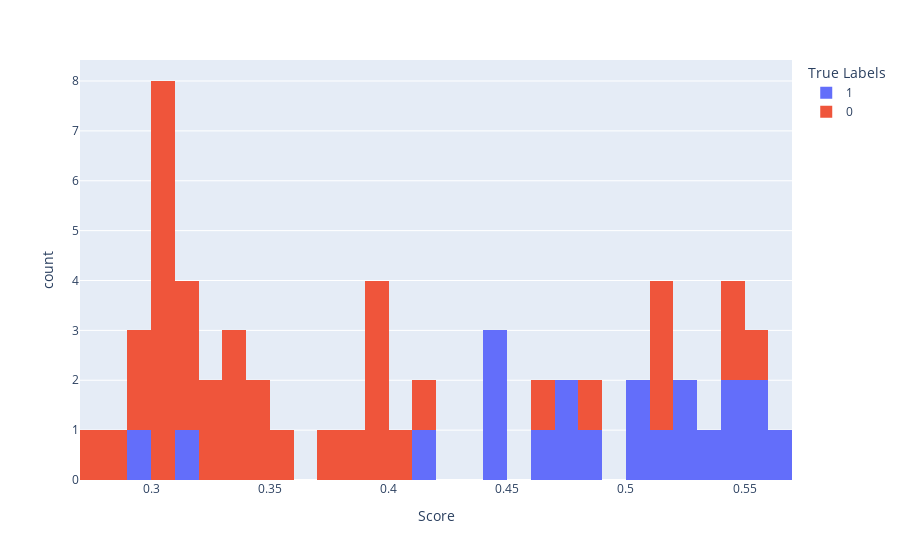
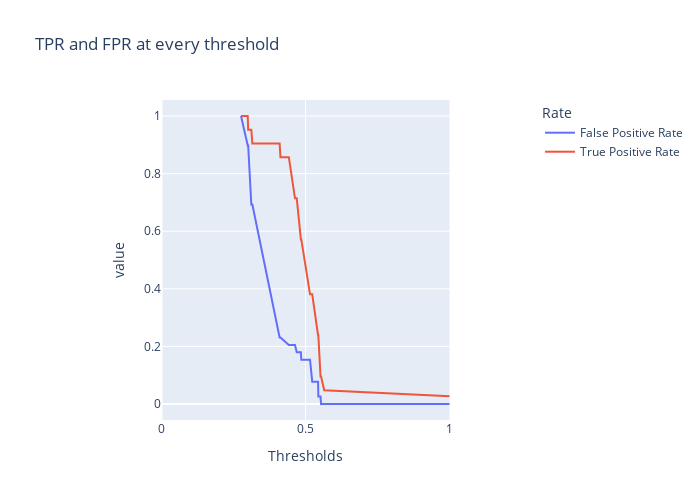

These figures' notebook cell, in order:
### Code cell
from sklearn import metrics
y_pred_proba = model.predict_proba(X_test)[:, 1]
fpr, tpr, thresholds = metrics.roc_curve(y_test, y_pred_proba)

# The histogram of scores compared to true labels
fig_hist = px.histogram(
    x=y_pred_proba, color=y_test.interaction.to_list(), nbins=50,
    labels=dict(color='True Labels', x='Score')
)

fig_hist.show()


# Evaluating model performance at various thresholds
df = pd.DataFrame({
    'False Positive Rate': fpr,
    'True Positive Rate': tpr
}, index=thresholds)
df.index.name = "Thresholds"
df.columns.name = "Rate"

fig_thresh = px.line(
    df, title='TPR and FPR at every threshold',
    width=700, height=500
)

fig_thresh.update_yaxes(scaleanchor="x", scaleratio=1)
fig_thresh.update_xaxes(range=[0, 1], constrain='domain')
fig_thresh.show()

### Figure 1 — Plotly figure (JSON) as saved in the notebook; plotly's stock layout.template omitted (floating-point values rounded to 4 significant figures)
{"data": [{"alignmentgroup": "True", "bingroup": "x", "hovertemplate": "True Labels=1<br>Score=%{x}<br>count=%{y}<extra></extra>", "legendgroup": "1", "marker": {"color": "#636efa", "pattern": {"shape": ""}}, "name": "1", "nbinsx": 50, "offsetgroup": "1", "orientation": "v", "showlegend": true, "type": "histogram", "x": [0.4421, 0.5649, 0.5512, 0.4854, 0.4696, 0.5446, 0.526, 0.4431, 0.5045, 0.4101, 0.5386, 0.4795, 0.4712, 0.5234, 0.554, 0.3119, 0.5129, 0.5452, 0.2993, 0.5054, 0.4496], "xaxis": "x", "yaxis": "y"}, {"alignmentgroup": "True", "bingroup": "x", "hovertemplate": "True Labels=0<br>Score=%{x}<br>count=%{y}<extra></extra>", "legendgroup": "0", "marker": {"color": "#EF553B", "pattern": {"shape": ""}}, "name": "0", "nbinsx": 50, "offsetgroup": "0", "orientation": "v", "showlegend": true, "type": "histogram", "x": [0.2839, 0.3304, 0.3097, 0.5522, 0.2989, 0.3332, 0.2916, 0.3216, 0.3094, 0.5182, 0.5157, 0.3083, 0.4094, 0.3033, 0.3738, 0.4635, 0.3848, 0.347, 0.3086, 0.305, 0.5438, 0.2761, 0.3999, 0.3945, 0.3917, 0.3154, 0.3092, 0.3164, 0.3361, 0.3592, 0.3163, 0.3402, 0.301, 0.484, 0.4131, 0.3971, 0.3225, 0.5437, 0.5194], "xaxis": "x", "yaxis": "y"}], "layout": {"barmode": "relative", "legend": {"title": {"text": "True Labels"}, "tracegroupgap": 0}, "margin": {"t": 60}, "xaxis": {"anchor": "y", "domain": [0, 1], "title": {"text": "Score"}}, "yaxis": {"anchor": "x", "domain": [0, 1], "title": {"text": "count"}}}}

### Figure 2 — Plotly figure (JSON) as saved in the notebook; plotly's stock layout.template omitted (floating-point values rounded to 4 significant figures)
{"data": [{"hovertemplate": "Rate=False Positive Rate<br>Thresholds=%{x}<br>value=%{y}<extra></extra>", "legendgroup": "False Positive Rate", "line": {"color": "#636efa", "dash": "solid"}, "marker": {"symbol": "circle"}, "mode": "lines", "name": "False Positive Rate", "orientation": "v", "showlegend": true, "type": "scatter", "x": [1.565, 0.5649, 0.554, 0.5522, 0.5446, 0.5437, 0.5234, 0.5157, 0.4854, 0.484, 0.4696, 0.4635, 0.4421, 0.4131, 0.4101, 0.3154, 0.3119, 0.301, 0.2993, 0.2761], "xaxis": "x", "y": [0, 0, 0, 0.02564, 0.02564, 0.07692, 0.07692, 0.1538, 0.1538, 0.1795, 0.1795, 0.2051, 0.2051, 0.2308, 0.2308, 0.6923, 0.6923, 0.8974, 0.8974, 1], "yaxis": "y"}, {"hovertemplate": "Rate=True Positive Rate<br>Thresholds=%{x}<br>value=%{y}<extra></extra>", "legendgroup": "True Positive Rate", "line": {"color": "#EF553B", "dash": "solid"}, "marker": {"symbol": "circle"}, "mode": "lines", "name": "True Positive Rate", "orientation": "v", "showlegend": true, "type": "scatter", "x": [1.565, 0.5649, 0.554, 0.5522, 0.5446, 0.5437, 0.5234, 0.5157, 0.4854, 0.484, 0.4696, 0.4635, 0.4421, 0.4131, 0.4101, 0.3154, 0.3119, 0.301, 0.2993, 0.2761], "xaxis": "x", "y": [0, 0.04762, 0.09524, 0.09524, 0.2381, 0.2381, 0.381, 0.381, 0.5714, 0.5714, 0.7143, 0.7143, 0.8571, 0.8571, 0.9048, 0.9048, 0.9524, 0.9524, 1, 1], "yaxis": "y"}], "layout": {"height": 500, "legend": {"title": {"text": "Rate"}, "tracegroupgap": 0}, "title": {"text": "TPR and FPR at every threshold"}, "width": 700, "xaxis": {"anchor": "y", "constrain": "domain", "domain": [0, 1], "range": [0, 1], "title": {"text": "Thresholds"}}, "yaxis": {"anchor": "x", "domain": [0, 1], "scaleanchor": "x", "scaleratio": 1, "title": {"text": "value"}}}}
